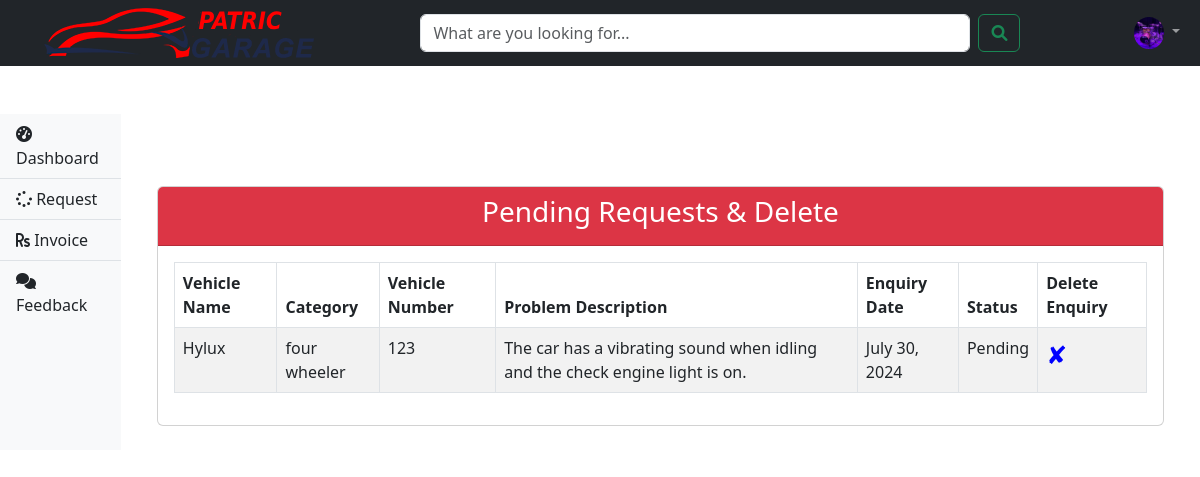
/customer-view-request (signed in), run on the app's committed database.
### vehicle/models.py (models this page shows, shortened)
class Customer(models.Model):
    user = models.OneToOneField(User, on_delete=models.CASCADE)
    address = models.CharField(max_length=500)
    mobile = models.CharField(max_length=20)
    profile_pic = models.ImageField(upload_to='profile_pic/CustomerProfilePic/', null=True, blank=True)

class Request(models.Model):
    CATEGORY_CHOICES = (
        ('two wheeler with gear', 'Two Wheeler with Gear'),
        ('two wheeler without gear', 'Two Wheeler without Gear'),
        ('three wheeler', 'Three Wheeler'),
        ('four wheeler', 'Four Wheeler')
    )
    STATUS_CHOICES = (
        ('Pending', 'Pending'),
        ('Approved', 'Approved'),
        ('Repairing', 'Repairing'),
        ('Repairing Done', 'Repairing Done'),
        ('Released', 'Released')
    )
    category = models.CharField(max_length=50, choices=CATEGORY_CHOICES)
    vehicle_no = models.PositiveIntegerField()
    vehicle_name = models.CharField(max_length=40)
    vehicle_model = models.CharField(max_length=40)
    vehicle_brand = models.CharField(max_length=40)
    problem_description = models.CharField(max_length=500)
    date = models.DateField(auto_now_add=True)
    cost = models.PositiveIntegerField(null=True)
    customer = models.ForeignKey('Customer', on_delete=models.CASCADE, null=True)
    mechanic = models.ForeignKey('Mechanic', on_delete=models.CASCADE, null=True)
    status = models.CharField(max_length=50, choices=STATUS_CHOICES, default='Pending')

### vehicle/views.py (the view)
# urls.py: path('customer-view-request',views.customer_view_request_view,name='customer-view-request'),
@login_required(login_url='customerlogin')
@user_passes_test(is_customer)
def customer_view_request_view(request):
    customer = models.Customer.objects.get(user_id=request.user.id)
    enquiries = models.Request.objects.filter(customer_id=customer.id, status="Pending")
    return render(request, 'vehicle/customer_view_request.html', {'customer': customer, 'enquiries': enquiries})

### vehicle/views.py (called while the page is built)
def is_customer(user):
    return user.groups.filter(name='CUSTOMER').exists()

### vehicle/templates/vehicle/customer_view_request.html
{% extends 'vehicle/customerbase.html' %}
{% block content %}
<div class="container mt-5">
    <div class="card">
        <div class="card-header bg-danger text-white text-center">
            <h3>Pending Requests & Delete</h3>
        </div>
        <div class="card-body">
            <table class="table table-bordered table-striped">
                <thead>
                    <tr>
                        <th>Vehicle Name</th>
                        <th>Category</th>
                        <th>Vehicle Number</th>
                        <th>Problem Description</th>
                        <th>Enquiry Date</th>
                        <th>Status</th>
                        <th>Delete Enquiry</th>
                    </tr>
                </thead>
                <tbody>
                    {% for enq in enquiries %}
                    <tr>
                        <td>{{ enq.vehicle_name }}</td>
                        <td>{{ enq.category }}</td>
                        <td>{{ enq.vehicle_no }}</td>
                        <td>{{ enq.problem_description }}</td>
                        <td>{{ enq.date }}</td>
                        <td>{{ enq.status }}</td>
                        <td>
                            <a style="color:blue; text-decoration:none;font-size:25px;"href="{% url 'customer-delete-request' enq.id  %}">&#10008;</a>
                        </td>
                    </tr>
                    {% endfor %}
                </tbody>
            </table>
        </div>
    </div>
</div>
{% endblock content %}

### vehicle/templates/vehicle/customerbase.html (shortened to what this page needs)
<!DOCTYPE html>
{% load static %}
<html lang="en">
<head>
    <link href="https://cdn.jsdelivr.net/npm/bootstrap@5.3.0-alpha1/dist/css/bootstrap.min.css" rel="stylesheet">
    <link rel="stylesheet" href="https://cdnjs.cloudflare.com/ajax/libs/font-awesome/6.0.0-beta3/css/all.min.css">
    <link rel="stylesheet" type="text/css" href="https://cdnjs.cloudflare.com/ajax/libs/Chart.js/2.9.3/Chart.min.css">
</head>
<body class="overlay-scrollbar">
    <nav class="navbar navbar-expand-lg navbar-dark bg-dark  ">
        <div class="container-fluid">
            <a class="navbar-brand" href="/customer-dashboard">
                <div class="logo"><a href="{% url 'customer-dashboard' %}"><img src="{% static 'vehicle/images/logo.png' %}" alt="Logo"></a>
                </div>
            </a>
            <form class="d-flex ms-auto" style="flex: 1; max-width: 600px;">
                <input class="form-control me-2" type="search" placeholder="What are you looking for..." aria-label="Search">
                <button class="btn btn-outline-success" type="submit"><i class="fas fa-search"></i></button>
            </form>
            <ul class="navbar-nav ms-auto">
                <li class="nav-item dropdown">
                    <a class="nav-link dropdown-toggle" href="#" id="navbarDropdown" role="button" data-bs-toggle="dropdown" aria-expanded="false">
                        <img src="{{ customer.profile_pic.url }}" alt="User image" class="rounded-circle" style="width: 30px;">
                    </a>
                </li>
            </ul>
        </div>
    </nav>
    <div class="d-flex mt-5">
        <nav class="sidebar bg-light border-right">
            <div class="list-group list-group-flush">
                <a href="/customer-dashboard" class="list-group-item list-group-item-action bg-light"><i class="fas fa-tachometer-alt"></i> Dashboard</a>
                <a href="/customer-request" class="list-group-item list-group-item-action bg-light"><i class="fas fa-spinner"></i> Request</a>
                <a href="/customer-invoice" class="list-group-item list-group-item-action bg-light"><i class="fas fa-rupee-sign"></i> Invoice</a>
                <a href="/customer-feedback" class="list-group-item list-group-item-action bg-light"><i class="fas fa-comments"></i> Feedback</a>
            </div>
        </nav>
        <div class="content p-4 w-100">
            {% block content %}
            {% endblock content %}
        </div>
    </div>
</body>
</html>

### data on the page
Customer: profile_pic (picture)
Request: vehicle_name "Hylux", category "four wheeler", vehicle_no "123", problem_description "The car has a vibrating sound when idling and the check engine light is on.", date "July 30, 2024", status "Pending"
